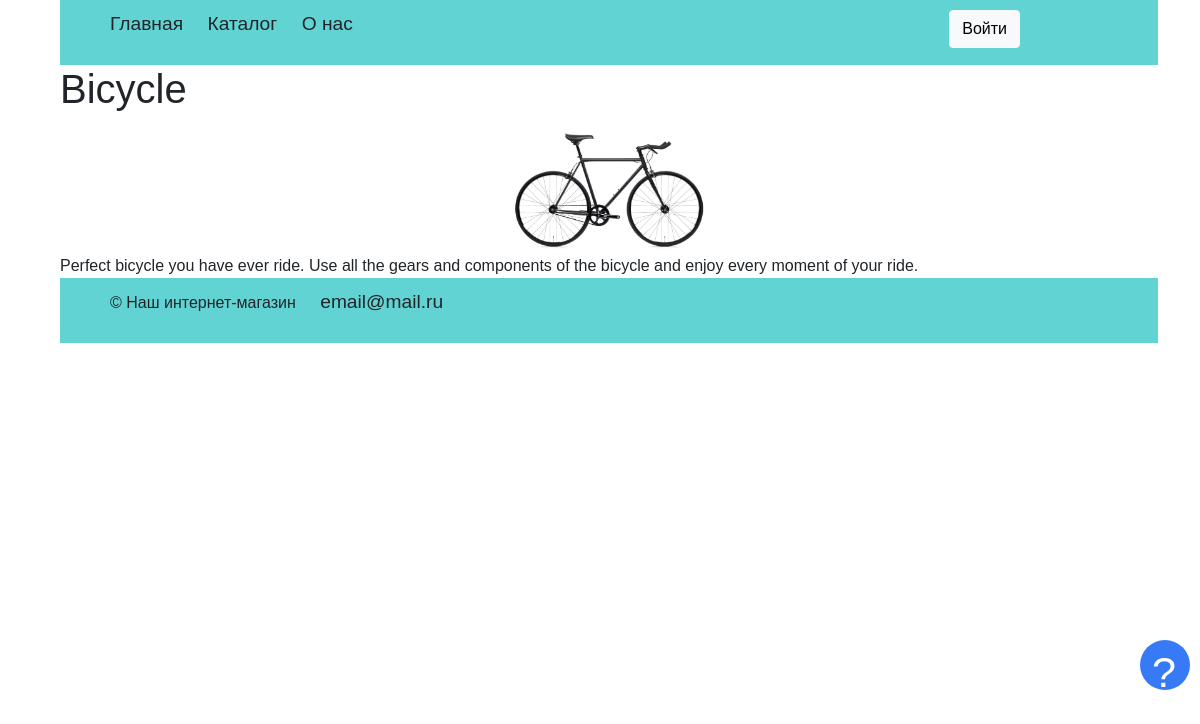
Screenshot of /item/Bicycle with the database file from the repository.
### 2022_02_08 - flask-full/models.py (models this page shows)
class Items(db.Model):
    id = db.Column(db.Integer, primary_key=True)
    name = db.Column(db.String(80), unique=True, nullable=False)
    descr = db.Column(db.String(256))
    price = db.Column(db.Integer, nullable=False)
    image = db.Column(db.String(256))

### 2022_02_08 - flask-full/handlers.py (the view)
@app.route('/item/<item>')
def show_item_profile(item):
    item = escape(item)
    return render_template('item.html', item=Items.query.filter_by(name=item).one())

### 2022_02_08 - flask-full/templates/item.html
{% extends "base.html" %}
{% block content %}
        <div class="data">
            <h1>{{item.name}}</h1>
            <a href="#"><img class="item-img" src="{{ url_for('static', filename='/img/'+item.image) }}"></a>
            <div>
                {{item.descr}}
            </div>
        </div>
{% endblock %}

### 2022_02_08 - flask-full/static/style/style.css (style rules this page uses)
body { font-family: Arial, Helvetica, sans-serif; margin: 0 auto; width: 100%; height: 100%; }
.item-img { width: 200px; display: block; margin: 0 auto; }

### rows the page displays
Items: name "Bicycle", image (picture), descr "Perfect bicycle you have ever ride. Use all the gears and components of the bicycle and enjoy every moment of your ride."
